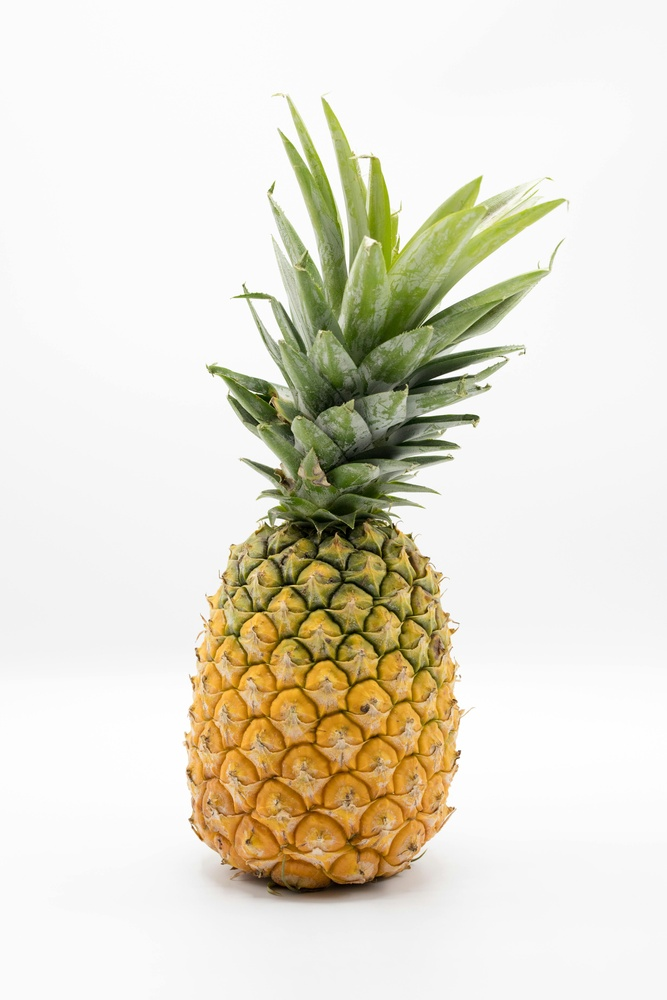
#> input picture Model Test Inputs/pinepple.jpg, 667 x 1000 px, shrunk from 4102 x 6153 before the run
$ python -i matt_streamlit_app.py   (imports and definitions only)
#> lines starting #> are read from the running program, lines starting #| are printed output that depends on the picture; after the words box and inside, x2 and y2 are one past the last pixel; in counts of white or black regions, pixels touching at a corner belong together
import io
from datetime import datetime, timezone
import streamlit as st
from PIL import Image
import numpy as np
import cv2

# app.py
# Streamlit "Snap-to-Mow" gardening assistant
# Usage: pip install streamlit opencv-python pillow numpy
# Run: streamlit run app.py

# [1 line not run here, left out]

# --- Helpers ---
# [4 lines left out: function to_bytes, not called in this run]

def segment_green_cv(image: np.ndarray, lower_h=35, upper_h=85, sat_min=40, val_min=40, morph_k=7):
    """Quick HSV-based green segmentation; returns binary mask (uint8 0/255)."""
#> called with lower_h = 35, upper_h = 85, sat_min = 40, val_min = 40, morph_k = 7
    hsv = cv2.cvtColor(image, cv2.COLOR_RGB2HSV)
#> hsv: shape (1000, 667, 3); mean H, S, V 9.6, 32.9, 228.1
    lower = np.array([lower_h, sat_min, val_min], dtype=np.uint8)
    upper = np.array([upper_h, 255, 255], dtype=np.uint8)
    mask = cv2.inRange(hsv, lower, upper)
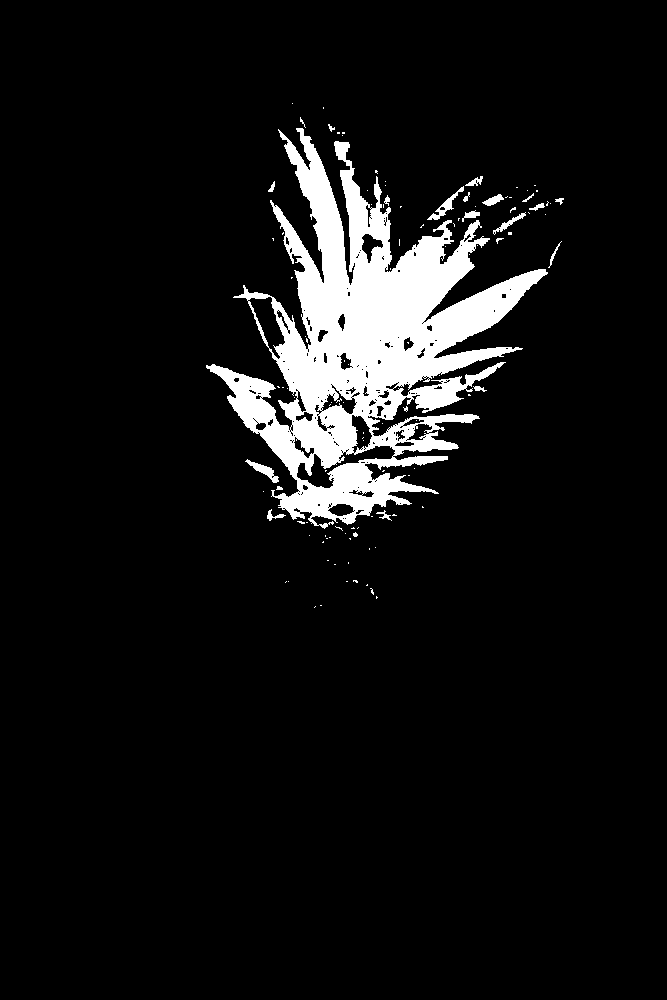
#> mask: shape (1000, 667); 7.5% white; 112 white regions (92 under 20 px), largest, box (x1, y1, x2, y2) and area: (206, 128, 548, 529) 48327, (427, 186, 464, 220) 258, (245, 459, 279, 483) 243
    # Morphological cleanup
    kernel = cv2.getStructuringElement(cv2.MORPH_ELLIPSE, (morph_k, morph_k))
    mask = cv2.morphologyEx(mask, cv2.MORPH_CLOSE, kernel)
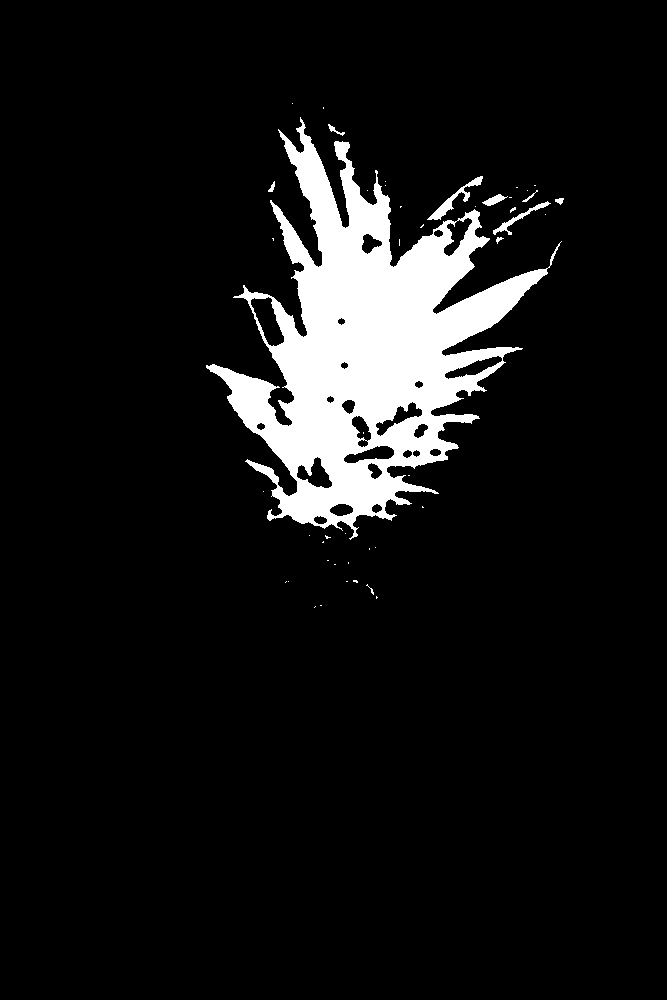
#> mask: shape (1000, 667); 8.3% white; 46 white regions (37 under 20 px), largest, box (x1, y1, x2, y2) and area: (206, 117, 562, 540) 54470, (427, 176, 483, 220) 456, (493, 201, 551, 235) 293
    mask = cv2.morphologyEx(mask, cv2.MORPH_OPEN, kernel)
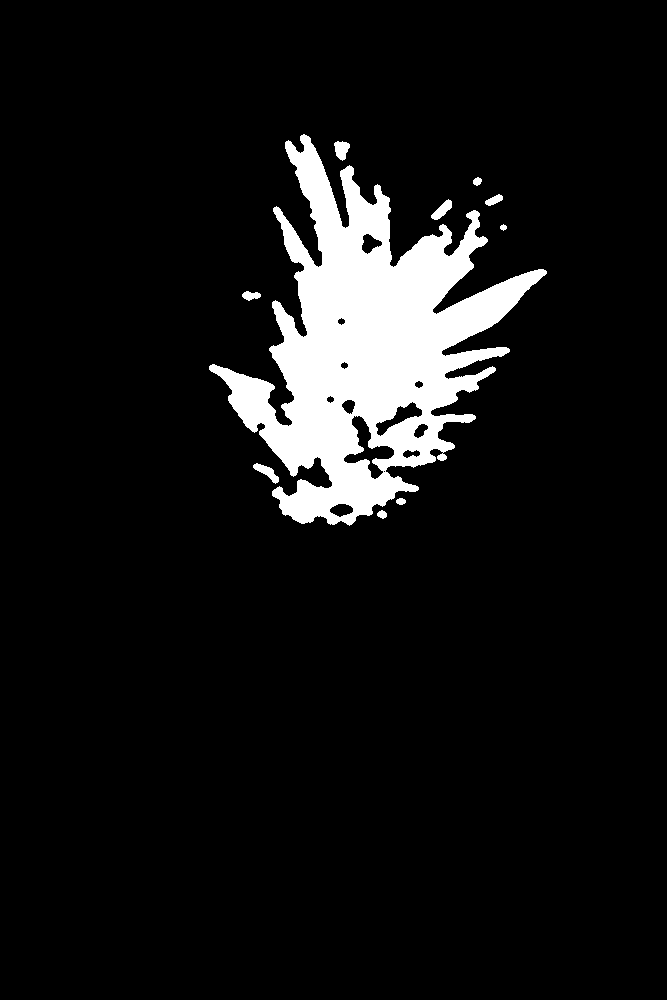
#> mask: shape (1000, 667); 8% white; 10 white regions, largest, box (x1, y1, x2, y2) and area: (209, 134, 547, 526) 52098, (253, 463, 279, 484) 219, (334, 141, 350, 161) 216
    return mask

# [56 lines left out: functions overlay_mask, percent_coverage, default_rule_engine, llm_integration, make_report_text, not called in this run]

# --- UI ---
# [12 lines not run here, left out]

# main column for image and results
# [1 line that did not run here, left out]

# [80 lines not run here, left out]

>>> import cv2
>>> picture = cv2.cvtColor(cv2.imread('Model Test Inputs/pinepple.jpg'), cv2.COLOR_BGR2RGB)
>>> result = segment_green_cv(picture)
